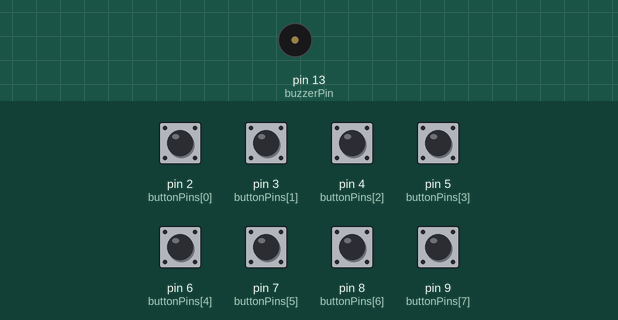
This sketch was run on a simulated Arduino Uno, built with avr-gcc and run on an emulated ATmega328P. On the bench: buzzer (waves = sounding). The inputs (shaded band) are chosen by the test bench; at power-on: pin 2 (buttonPins[0]), pin 3 (buttonPins[1]), pin 4 (buttonPins[2]), pin 5 (buttonPins[3]), pin 6 (buttonPins[4]), pin 7 (buttonPins[5]), pin 8 (buttonPins[6]), pin 9 (buttonPins[7]) HIGH.

Above: at 1.2 s.
1.3 s: pin 2 (buttonPins[0]) pulled LOW for 0.15 s
At 1.37 s:
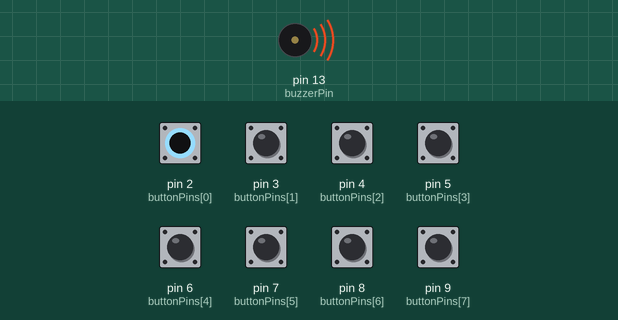
Timing chart, 0 to 4.3 s (numbered marks = the images above; inputs shaded):
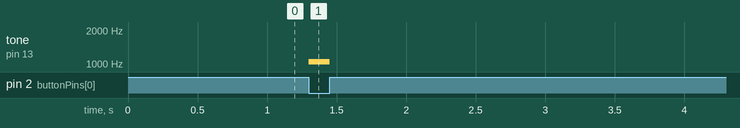

The sketch:

Act4Part1.ino
```cpp
#include "api/Common.h"
#include <Arduino.h>


const byte buttonPins[] = {2, 3, 4, 5, 6, 7, 8, 9};

const byte buzzerPin = 13;

byte currentlyPressedButton = 0;

const byte buttonPinsLen = sizeof(buttonPins) / sizeof(buttonPins[0]);

const unsigned int buttonFrequency[buttonPinsLen] = {1046, 1175, 1318, 1397, 1568, 1760, 1979, 2093};

void setup() {

    Serial.begin(9600);

    for (int i = 0; i < buttonPinsLen; i++) {
        pinMode(buttonPins[i], INPUT_PULLUP);

    }

    pinMode(13, OUTPUT);


}

void loop() {
    for (int i = 0; i < buttonPinsLen; i++) {

        if (!digitalRead(buttonPins[i])) {
            tone(buzzerPin, buttonFrequency[i]);
            delay(50);

            currentlyPressedButton = buttonPins[i];

        } else if (currentlyPressedButton == buttonPins[i] && digitalRead(currentlyPressedButton)) {

            tone(buzzerPin, 0);
        }

    }

}
```

Measured:
- after the input at 1.3 s, tone on pin 13 (buzzerPin): silent → 1046 Hz at once, → silent 0.15 s later
